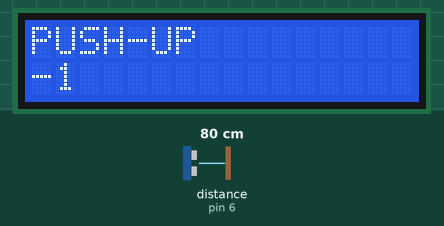
Recording of a sketch running on a simulated Arduino Uno, built with avr-gcc and run on an emulated ATmega328P. On the bench: 16×2 character LCD. Wiring (inferred from the names in the program): ultrasonic range finder: trigger pin 7; echo pin 6. The inputs (shaded band) are chosen by the test bench; at power-on: distance to the obstacle (sensor on pin 6) 80 cm. The echo pulse lasts 58.3 µs per cm.

Above: at 1.2 s.
1.3 s: distance to the obstacle (sensor on pin 6) set to 2 cm
At 2.2 s:
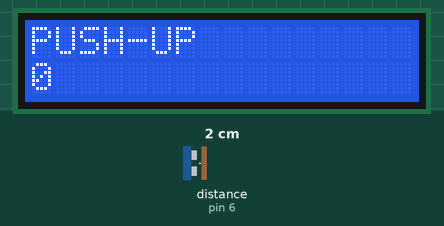
6.4 s: distance to the obstacle (sensor on pin 6) set to 60 cm
8.5 s: distance to the obstacle (sensor on pin 6) set to 4 cm
At 10.5 s:
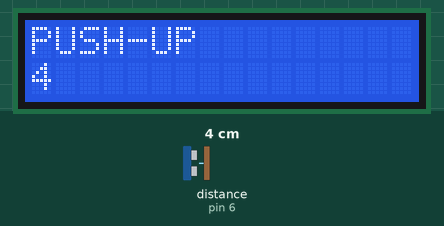
Timing chart, 0 to 12.0 s (numbered marks = the images above; inputs shaded):
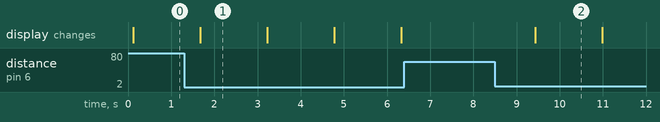

The sketch:

proje_kodu.ino
```cpp
#include <LiquidCrystal.h>

#define echoPin 6
#define trigPin 7
  int rs = 12, en = 11, d4 = 5, d5 = 4, d6 = 3, d7 = 2;
 LiquidCrystal lcd(rs, en, d4, d5, d6, d7);
  int pushup = -1 ;
  int range = 50;


void setup() {
  // put your setup code here, to run once:

  pinMode(trigPin , OUTPUT);
  pinMode(echoPin , INPUT);
  lcd.begin(16, 2);


}

void loop() {
  // put your main code here, to run repeatedly:
   long duration, distance;


  digitalWrite(trigPin,LOW);
  delayMicroseconds(2);
  digitalWrite(trigPin,HIGH);
  delayMicroseconds(10);
  digitalWrite(trigPin,LOW);

 duration = pulseIn(echoPin, HIGH);
 distance = duration / 58.2;
 delay(50);
 if(distance <= range )


 pushup++;

 lcd.setCursor(0,0);
 lcd.print("PUSH-UP");
 lcd.setCursor(0,1);
 lcd.println(pushup);
 delay(1500);
}
```

Measured:
- after the input at 1.3 s, the display: changes after 0.37 s (image 1)
- after the input at 6.4 s, every drawn part: stays the same
- after the input at 8.5 s, the display: changes after 0.94 s (image 2)
- what the display in image 1 shows lasts 1.5 s, from 1.7 s to 3.2 s
